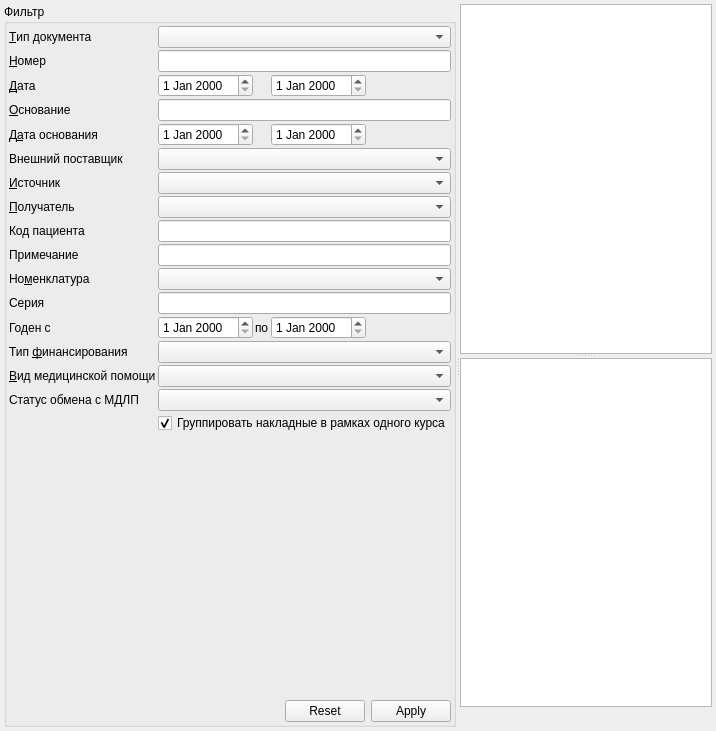
         <widget class="QWidget" name="tabMotion">
          <attribute name="title">
           <string>Движение</string>
          </attribute>
          <layout class="QGridLayout" name="gridLayout">
           <property name="margin">
            <number>4</number>
           </property>
           <property name="spacing">
            <number>4</number>
           </property>
           <item row="0" column="0">
            <widget class="QSplitter" name="splitterMotions">
             <property name="orientation">
              <enum>Qt::Horizontal</enum>
             </property>
             <property name="childrenCollapsible">
              <bool>false</bool>
             </property>
             <widget class="QGroupBox" name="groupBox">
              <property name="sizePolicy">
               <sizepolicy hsizetype="Maximum" vsizetype="Preferred">
                <horstretch>0</horstretch>
                <verstretch>0</verstretch>
               </sizepolicy>
              </property>
              <property name="title">
               <string>Фильтр</string>
              </property>
              <layout class="QGridLayout" name="gridLayout_2">
               <property name="margin">
                <number>2</number>
               </property>
               <property name="spacing">
                <number>2</number>
               </property>
               <item row="13" column="0">
                <widget class="QLabel" name="lblMotionsFilterFinance">
                 <property name="sizePolicy">
                  <sizepolicy hsizetype="Maximum" vsizetype="Preferred">
                   <horstretch>0</horstretch>
                   <verstretch>0</verstretch>
                  </sizepolicy>
                 </property>
                 <property name="text">
                  <string>Тип &amp;финансирования</string>
                 </property>
                 <property name="buddy">
                  <cstring>cmbMotionsFilterFinance</cstring>
                 </property>
                </widget>
               </item>
               <item row="13" column="1" colspan="4">
                <widget class="CRBComboBox" name="cmbMotionsFilterFinance">
                 <property name="sizePolicy">
                  <sizepolicy hsizetype="Expanding" vsizetype="Fixed">
                   <horstretch>0</horstretch>
                   <verstretch>0</verstretch>
                  </sizepolicy>
                 </property>
                </widget>
               </item>
               <item row="9" column="0">
                <widget class="QLabel" name="lblMotionsFilterNote">
                 <property name="sizePolicy">
                  <sizepolicy hsizetype="Maximum" vsizetype="Preferred">
                   <horstretch>0</horstretch>
                   <verstretch>0</verstretch>
                  </sizepolicy>
                 </property>
                 <property name="text">
                  <string>Примечание</string>
                 </property>
                 <property name="buddy">
                  <cstring>edtMotionsFilterNote</cstring>
                 </property>
                </widget>
               </item>
               <item row="9" column="1" colspan="4">
                <widget class="QLineEdit" name="edtMotionsFilterNote">
                 <property name="sizePolicy">
                  <sizepolicy hsizetype="Expanding" vsizetype="Fixed">
                   <horstretch>0</horstretch>
                   <verstretch>0</verstretch>
                  </sizepolicy>
                 </property>
                </widget>
               </item>
               <item row="10" column="0">
                <widget class="QLabel" name="lblMotionsFilterNomenclature">
                 <property name="sizePolicy">
                  <sizepolicy hsizetype="Maximum" vsizetype="Preferred">
                   <horstretch>0</horstretch>
                   <verstretch>0</verstretch>
                  </sizepolicy>
                 </property>
                 <property name="text">
                  <string>Но&amp;менклатура</string>
                 </property>
                 <property name="buddy">
                  <cstring>cmbMotionsFilterNomenclature</cstring>
                 </property>
                </widget>
               </item>
               <item row="10" column="1" colspan="4">
                <widget class="CNomenclatureComboBox" name="cmbMotionsFilterNomenclature">
                 <property name="sizePolicy">
                  <sizepolicy hsizetype="Expanding" vsizetype="Fixed">
                   <horstretch>0</horstretch>
                   <verstretch>0</verstretch>
                  </sizepolicy>
                 </property>
                </widget>
               </item>
               <item row="2" column="3">
                <widget class="CDateEdit" name="edtMotionsFilterEndDate">
                 <property name="sizePolicy">
                  <sizepolicy hsizetype="Maximum" vsizetype="Fixed">
                   <horstretch>0</horstretch>
                   <verstretch>0</verstretch>
                  </sizepolicy>
                 </property>
                </widget>
               </item>
               <item row="3" column="0">
                <widget class="QLabel" name="lblMotionsFilterReason">
                 <property name="sizePolicy">
                  <sizepolicy hsizetype="Maximum" vsizetype="Preferred">
                   <horstretch>0</horstretch>
                   <verstretch>0</verstretch>
                  </sizepolicy>
                 </property>
                 <property name="text">
                  <string>&amp;Основание</string>
                 </property>
                 <property name="buddy">
                  <cstring>edtMotionsFilterReason</cstring>
                 </property>
                </widget>
               </item>
               <item row="3" column="1" colspan="4">
                <widget class="QLineEdit" name="edtMotionsFilterReason">
                 <property name="sizePolicy">
                  <sizepolicy hsizetype="Expanding" vsizetype="Fixed">
                   <horstretch>0</horstretch>
                   <verstretch>0</verstretch>
                  </sizepolicy>
                 </property>
                </widget>
               </item>
               <item row="4" column="0">
                <widget class="QLabel" name="lblMotionsFilterReasonDate">
                 <property name="sizePolicy">
                  <sizepolicy hsizetype="Maximum" vsizetype="Preferred">
                   <horstretch>0</horstretch>
                   <verstretch>0</verstretch>
                  </sizepolicy>
                 </property>
                 <property name="text">
                  <string>Д&amp;ата основания</string>
                 </property>
                 <property name="buddy">
                  <cstring>edtMotionsFilterBegReasonDate</cstring>
                 </property>
                </widget>
               </item>
               <item row="12" column="0">
                <widget class="QLabel" name="lblMotionsFilterBegShelfTime">
                 <property name="sizePolicy">
                  <sizepolicy hsizetype="Maximum" vsizetype="Preferred">
                   <horstretch>0</horstretch>
                   <verstretch>0</verstretch>
                  </sizepolicy>
                 </property>
                 <property name="text">
                  <string>Годен с</string>
                 </property>
                 <property name="buddy">
                  <cstring>cmbMotionsFilterNomenclature</cstring>
                 </property>
                </widget>
               </item>
               <item row="12" column="2">
                <widget class="QLabel" name="lblMotionsFilterEndShelfTime">
                 <property name="sizePolicy">
                  <sizepolicy hsizetype="Maximum" vsizetype="Preferred">
                   <horstretch>0</horstretch>
                   <verstretch>0</verstretch>
                  </sizepolicy>
                 </property>
                 <property name="text">
                  <string>по</string>
                 </property>
                 <property name="buddy">
                  <cstring>cmbMotionsFilterNomenclature</cstring>
                 </property>
                </widget>
               </item>
               <item row="14" column="0">
                <widget class="QLabel" name="lblMotionsFilterMedicalAidKind">
                 <property name="text">
                  <string>&amp;Вид медицинской помощи</string>
                 </property>
                 <property name="buddy">
                  <cstring>cmbMotionsFilterMedicalAidKind</cstring>
                 </property>
                </widget>
               </item>
               <item row="14" column="1" colspan="4">
                <widget class="CRBComboBox" name="cmbMotionsFilterMedicalAidKind"/>
               </item>
               <item row="2" column="4">
                <spacer name="horizontalSpacer">
                 <property name="orientation">
                  <enum>Qt::Horizontal</enum>
                 </property>
                 <property name="sizeHint" stdset="0">
                  <size>
                   <width>40</width>
                   <height>20</height>
                  </size>
                 </property>
                </spacer>
               </item>
               <item row="8" column="1" colspan="4">
                <widget class="QLineEdit" name="edtMotionsClientFilterReceiver">
                 <property name="sizePolicy">
                  <sizepolicy hsizetype="Expanding" vsizetype="Fixed">
                   <horstretch>0</horstretch>
                   <verstretch>0</verstretch>
                  </sizepolicy>
                 </property>
                </widget>
               </item>
               <item row="19" column="0" colspan="5">
                <layout class="QHBoxLayout" name="horizontalLayout_2">
                 <property name="spacing">
                  <number>2</number>
                 </property>
                 <item>
                  <spacer name="horizontalSpacer_8">
                   <property name="orientation">
                    <enum>Qt::Horizontal</enum>
                   </property>
                   <property name="sizeHint" stdset="0">
                    <size>
                     <width>99</width>
                     <height>20</height>
                    </size>
                   </property>
                  </spacer>
                 </item>
                 <item>
                  <widget class="CApplyResetDialogButtonBox" name="bbxMotionsFilter">
                   <property name="sizePolicy">
                    <sizepolicy hsizetype="Maximum" vsizetype="Fixed">
                     <horstretch>0</horstretch>
                     <verstretch>0</verstretch>
                    </sizepolicy>
                   </property>
                   <property name="standardButtons">
                    <set>QDialogButtonBox::Apply|QDialogButtonBox::Reset</set>
                   </property>
                   <property name="centerButtons">
                    <bool>false</bool>
                   </property>
                  </widget>
                 </item>
                </layout>
               </item>
               <item row="2" column="1">
                <widget class="CDateEdit" name="edtMotionsFilterBegDate">
                 <property name="sizePolicy">
                  <sizepolicy hsizetype="Maximum" vsizetype="Fixed">
                   <horstretch>0</horstretch>
                   <verstretch>0</verstretch>
                  </sizepolicy>
                 </property>
                </widget>
               </item>
               <item row="4" column="1">
                <widget class="CDateEdit" name="edtMotionsFilterBegReasonDate">
                 <property name="sizePolicy">
                  <sizepolicy hsizetype="Maximum" vsizetype="Fixed">
                   <horstretch>0</horstretch>
                   <verstretch>0</verstretch>
                  </sizepolicy>
                 </property>
                </widget>
               </item>
               <item row="5" column="1" colspan="4">
                <widget class="COrgComboBox" name="cmbMotionsFilterSupplierOrg"/>
               </item>
               <item row="6" column="0">
                <widget class="QLabel" name="lblMotionsFilterSupplier">
                 <property name="sizePolicy">
                  <sizepolicy hsizetype="Maximum" vsizetype="Preferred">
                   <horstretch>0</horstretch>
                   <verstretch>0</verstretch>
                  </sizepolicy>
                 </property>
                 <property name="text">
                  <string>&amp;Источник</string>
                 </property>
                 <property name="buddy">
                  <cstring>cmbMotionsFilterSupplier</cstring>
                 </property>
                </widget>
               </item>
               <item row="12" column="3">
                <widget class="CDateEdit" name="edtMotionsFilterEndShelfTime">
                 <property name="sizePolicy">
                  <sizepolicy hsizetype="Maximum" vsizetype="Fixed">
                   <horstretch>0</horstretch>
                   <verstretch>0</verstretch>
                  </sizepolicy>
                 </property>
                </widget>
               </item>
               <item row="1" column="0">
                <widget class="QLabel" name="lblMotionsFilterNumber">
                 <property name="sizePolicy">
                  <sizepolicy hsizetype="Maximum" vsizetype="Preferred">
                   <horstretch>0</horstretch>
                   <verstretch>0</verstretch>
                  </sizepolicy>
                 </property>
                 <property name="text">
                  <string>&amp;Номер</string>
                 </property>
                 <property name="buddy">
                  <cstring>edtMotionsFilterNumber</cstring>
                 </property>
                </widget>
               </item>
               <item row="1" column="1" colspan="4">
                <widget class="QLineEdit" name="edtMotionsFilterNumber">
                 <property name="sizePolicy">
                  <sizepolicy hsizetype="Expanding" vsizetype="Fixed">
                   <horstretch>0</horstretch>
                   <verstretch>0</verstretch>
                  </sizepolicy>
                 </property>
                </widget>
               </item>
               <item row="12" column="1">
                <widget class="CDateEdit" name="edtMotionsFilterBegShelfTime">
                 <property name="sizePolicy">
                  <sizepolicy hsizetype="Maximum" vsizetype="Fixed">
                   <horstretch>0</horstretch>
                   <verstretch>0</verstretch>
                  </sizepolicy>
                 </property>
                </widget>
               </item>
               <item row="5" column="0">
                <widget class="QLabel" name="lblMotionsFilterSupplierOrg">
                 <property name="text">
                  <string>Внешний поставщик</string>
                 </property>
                </widget>
               </item>
               <item row="16" column="1" colspan="4">
                <widget class="CMdlpStageComboBox" name="cmbMotionFilterMdlpStage"/>
               </item>
               <item row="4" column="3">
                <widget class="CDateEdit" name="edtMotionsFilterEndReasonDate">
                 <property name="sizePolicy">
                  <sizepolicy hsizetype="Maximum" vsizetype="Fixed">
                   <horstretch>0</horstretch>
                   <verstretch>0</verstretch>
                  </sizepolicy>
                 </property>
                </widget>
               </item>
               <item row="4" column="4">
                <spacer name="horizontalSpacer_2">
                 <property name="orientation">
                  <enum>Qt::Horizontal</enum>
                 </property>
                 <property name="sizeHint" stdset="0">
                  <size>
                   <width>40</width>
                   <height>20</height>
                  </size>
                 </property>
                </spacer>
               </item>
               <item row="12" column="4">
                <spacer name="horizontalSpacer_5">
                 <property name="orientation">
                  <enum>Qt::Horizontal</enum>
                 </property>
                 <property name="sizeHint" stdset="0">
                  <size>
                   <width>40</width>
                   <height>20</height>
                  </size>
                 </property>
                </spacer>
               </item>
               <item row="6" column="1" colspan="4">
                <widget class="CStorageComboBox" name="cmbMotionsFilterSupplier">
                 <property name="sizePolicy">
                  <sizepolicy hsizetype="Expanding" vsizetype="Fixed">
                   <horstretch>0</horstretch>
                   <verstretch>0</verstretch>
                  </sizepolicy>
                 </property>
                </widget>
               </item>
               <item row="17" column="1" colspan="4">
                <widget class="QCheckBox" name="chkGroupMotions">
                 <property name="text">
                  <string>Группировать накладные в рамках одного курса</string>
                 </property>
                 <property name="checked">
                  <bool>true</bool>
                 </property>
                </widget>
               </item>
               <item row="7" column="0">
                <widget class="QLabel" name="lblMotionsFilterReceiver">
                 <property name="sizePolicy">
                  <sizepolicy hsizetype="Maximum" vsizetype="Preferred">
                   <horstretch>0</horstretch>
                   <verstretch>0</verstretch>
                  </sizepolicy>
                 </property>
                 <property name="text">
                  <string>&amp;Получатель</string>
                 </property>
                 <property name="buddy">
                  <cstring>cmbMotionsFilterReceiver</cstring>
                 </property>
                </widget>
               </item>
               <item row="7" column="1" colspan="4">
                <widget class="CStorageComboBox" name="cmbMotionsFilterReceiver">
                 <property name="sizePolicy">
                  <sizepolicy hsizetype="Expanding" vsizetype="Fixed">
                   <horstretch>0</horstretch>
                   <verstretch>0</verstretch>
                  </sizepolicy>
                 </property>
                </widget>
               </item>
               <item row="8" column="0">
                <widget class="QLabel" name="lblMotionsClientFilterReceiver">
                 <property name="sizePolicy">
                  <sizepolicy hsizetype="Maximum" vsizetype="Preferred">
                   <horstretch>0</horstretch>
                   <verstretch>0</verstretch>
                  </sizepolicy>
                 </property>
                 <property name="text">
                  <string>Код пациента</string>
                 </property>
                 <property name="buddy">
                  <cstring>cmbMotionsFilterReceiver</cstring>
                 </property>
                </widget>
               </item>
               <item row="18" column="0" colspan="5">
                <spacer name="verticalSpacer">
                 <property name="orientation">
                  <enum>Qt::Vertical</enum>
                 </property>
                 <property name="sizeHint" stdset="0">
                  <size>
                   <width>20</width>
                   <height>265</height>
                  </size>
                 </property>
                </spacer>
               </item>
               <item row="11" column="0">
                <widget class="QLabel" name="lblMotionsFilterBatch">
                 <property name="sizePolicy">
                  <sizepolicy hsizetype="Maximum" vsizetype="Preferred">
                   <horstretch>0</horstretch>
                   <verstretch>0</verstretch>
                  </sizepolicy>
                 </property>
                 <property name="text">
                  <string>Серия</string>
                 </property>
                 <property name="buddy">
                  <cstring>cmbMotionsFilterNomenclature</cstring>
                 </property>
                </widget>
               </item>
               <item row="11" column="1" colspan="4">
                <widget class="QLineEdit" name="edtMotionsFilterBatch">
                 <property name="sizePolicy">
                  <sizepolicy hsizetype="Expanding" vsizetype="Fixed">
                   <horstretch>0</horstretch>
                   <verstretch>0</verstretch>
                  </sizepolicy>
                 </property>
                </widget>
               </item>
               <item row="2" column="0">
                <widget class="QLabel" name="lblMotionsFilterDate">
                 <property name="sizePolicy">
                  <sizepolicy hsizetype="Maximum" vsizetype="Preferred">
                   <horstretch>0</horstretch>
                   <verstretch>0</verstretch>
                  </sizepolicy>
                 </property>
                 <property name="text">
                  <string>&amp;Дата</string>
                 </property>
                 <property name="buddy">
                  <cstring>edtMotionsFilterBegDate</cstring>
                 </property>
                </widget>
               </item>
               <item row="0" column="0">
                <widget class="QLabel" name="lblMotionsFilterType">
                 <property name="text">
                  <string>&amp;Тип документа</string>
                 </property>
                 <property name="buddy">
                  <cstring>cmbMotionsFilterType</cstring>
                 </property>
                </widget>
               </item>
               <item row="0" column="1" colspan="4">
                <widget class="CStockMotionTypeComboBox" name="cmbMotionsFilterType">
                 <property name="maxVisibleItems">
                  <number>12</number>
                 </property>
                </widget>
               </item>
               <item row="16" column="0">
                <widget class="QLabel" name="lblMotionFilterMdlpStage">
                 <property name="text">
                  <string>Статус обмена с МДЛП</string>
                 </property>
                 <property name="buddy">
                  <cstring>cmbMotionFilterMdlpStage</cstring>
                 </property>
                </widget>
               </item>
              </layout>
             </widget>
             <widget class="QWidget" name="pnlMotions" native="true">
              <layout class="QVBoxLayout" name="verticalLayout_4">
               <property name="margin">
                <number>0</number>
               </property>
               <item>
                <widget class="QSplitter" name="splitter">
                 <property name="orientation">
                  <enum>Qt::Vertical</enum>
                 </property>
                 <widget class="CTableView" name="tblMotions"/>
                 <widget class="CTableView" name="tblMotionsItems"/>
                </widget>
               </item>
               <item>
                <widget class="QLabel" name="lblMotions">
                 <property name="text">
                  <string/>
                 </property>
                </widget>
               </item>
              </layout>
             </widget>
            </widget>
           </item>
          </layout>
         </widget>
